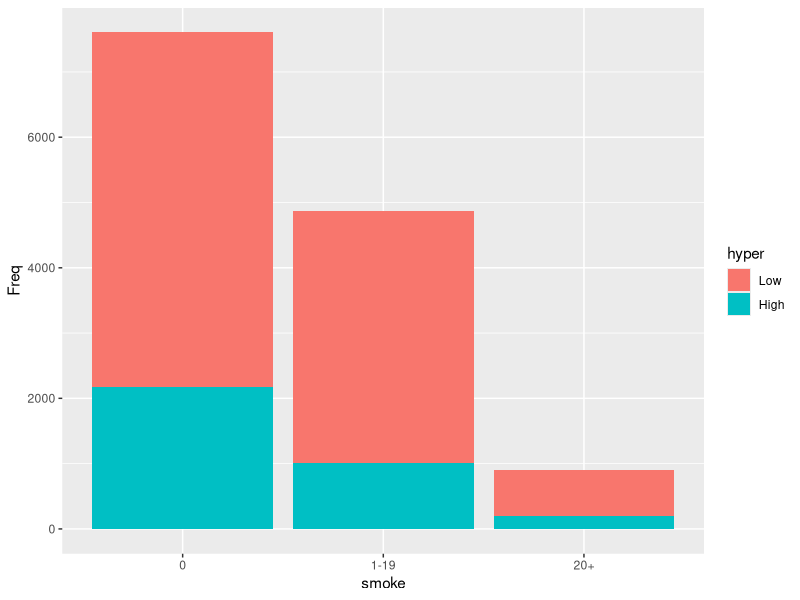
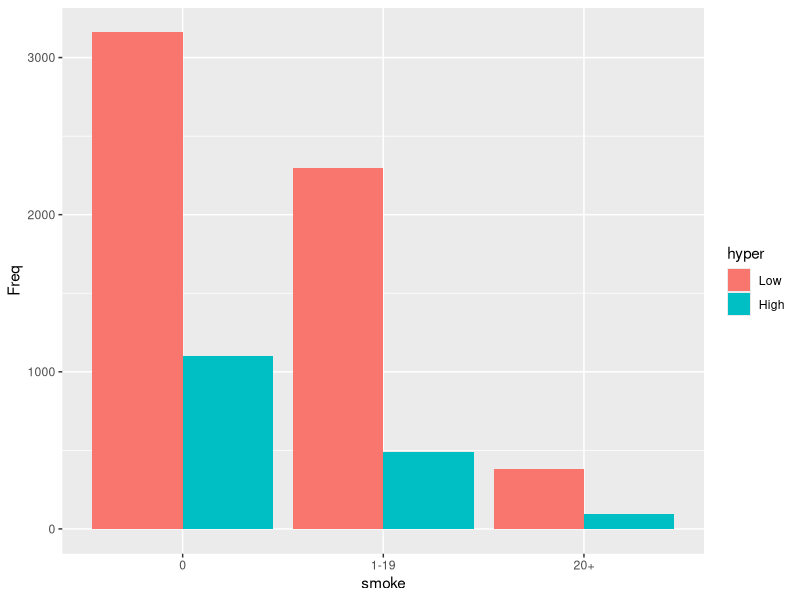
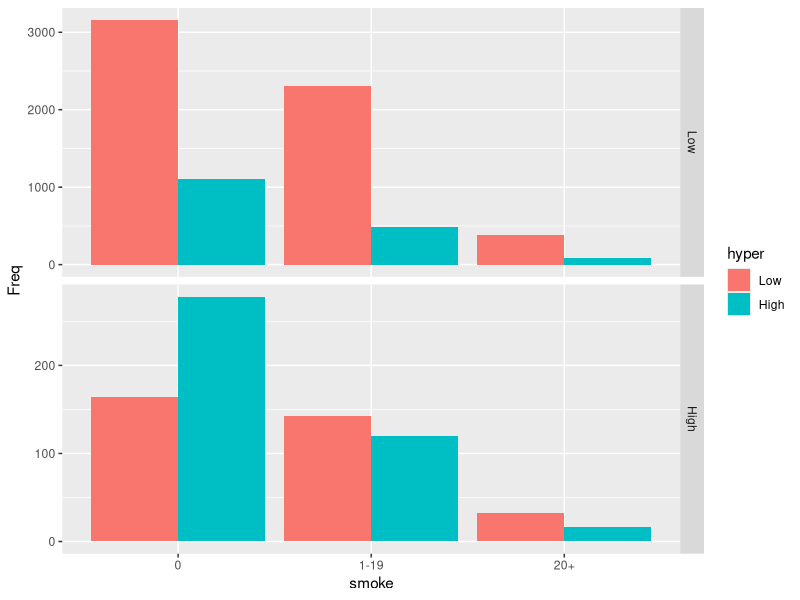
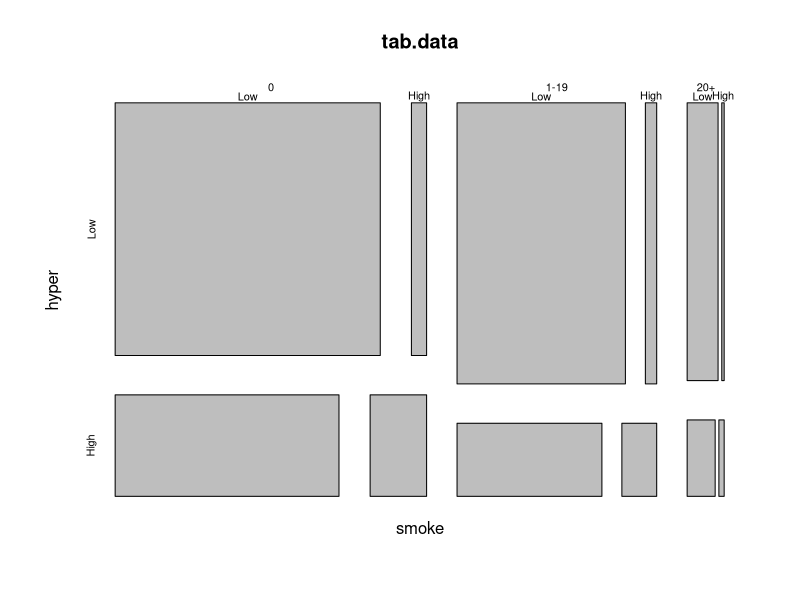
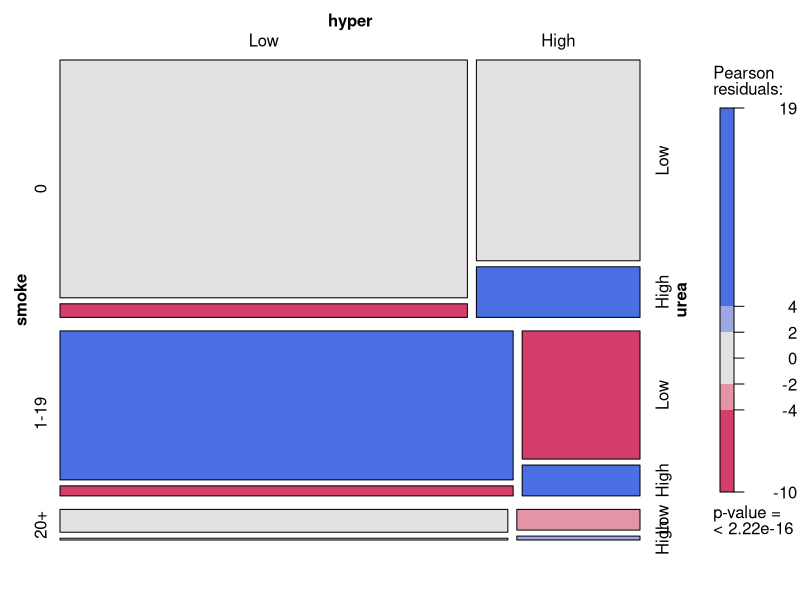
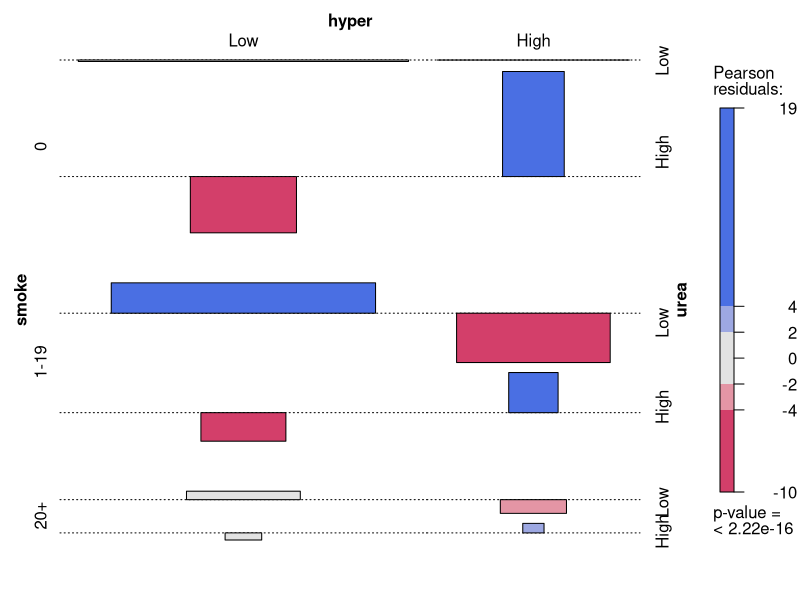
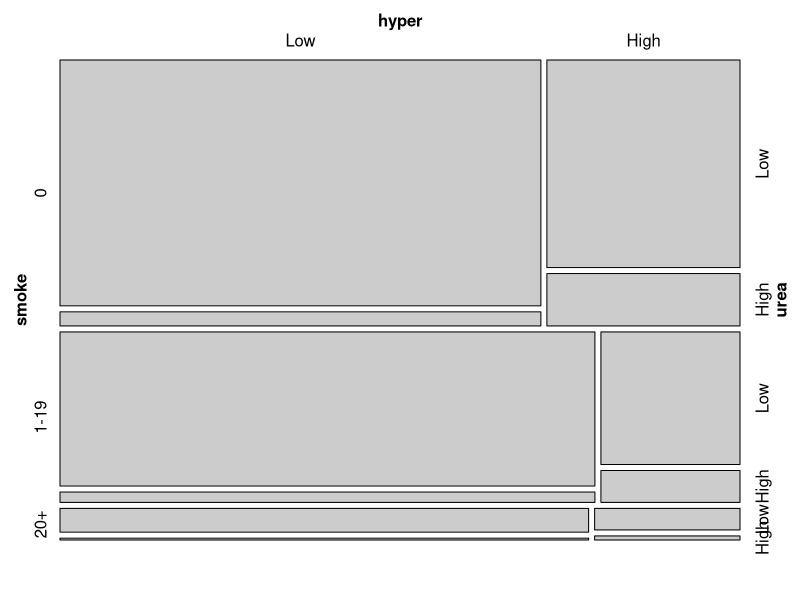
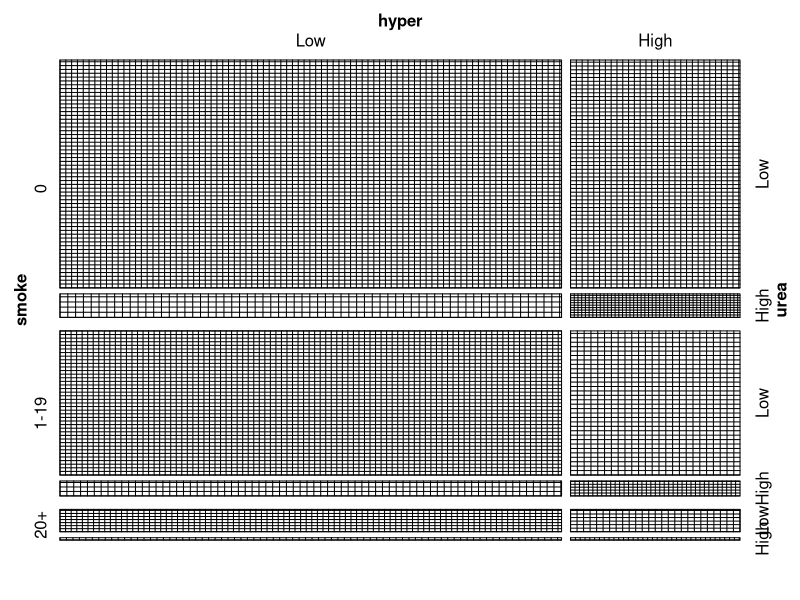

These charts were generated, in order, by the following R code:
## ---- chunk 1
knitr::opts_chunk$set(echo = TRUE, warning=FALSE, message=FALSE, comment=NA, fig.show="hide")
## ---- chunk 2
library(tidyverse)

library(vcdExtra)
data(Toxaemia)

Toxaemia |> 
  ggplot() + 
  aes(x=smoke, y=Freq, fill=hyper) + 
  geom_bar(stat='identity')

Toxaemia |> 
  ggplot() + 
  aes(x=smoke, y=Freq, fill=hyper) + 
  geom_bar(stat='identity', 
           position = "dodge"
           )

Toxaemia |> 
  ggplot() + 
  aes(x=smoke, y=Freq, fill=hyper) + 
  geom_bar(stat ='identity', 
           position = "dodge") + 
  facet_grid(urea ~ ., scales = "free")
## ---- chunk 3
tab.data <- xtabs(Freq ~ smoke + hyper + urea, data=Toxaemia)

plot(tab.data)

mosaic(tab.data, shade=TRUE, legend=TRUE)

assoc(tab.data, shade=TRUE) 

strucplot(tab.data)

sieve(tab.data)
## ---- chunk 4
tabledata <- data.frame(
  A = c(622, 428, 354, 396),
  C = c(316, 262, 294, 330),
  G = c(328, 204, 174, 382),
  T = c(536, 306, 266, 648), 
  row.names = c("A", "C", "G", "T")
  )
## ---- chunk 5
chisq.test(tabledata)$exp
chisq.test(tabledata)
chisq.test(tabledata, simulate.p.value = T)

library(MASS)
corresp(tabledata)
plot(corresp(tabledata, nf=2))
abline(v=0)
abline(h=0)
#or
library(FactoMineR)
CA(tabledata)

## ---- chunk 6
options(warn=0) 
